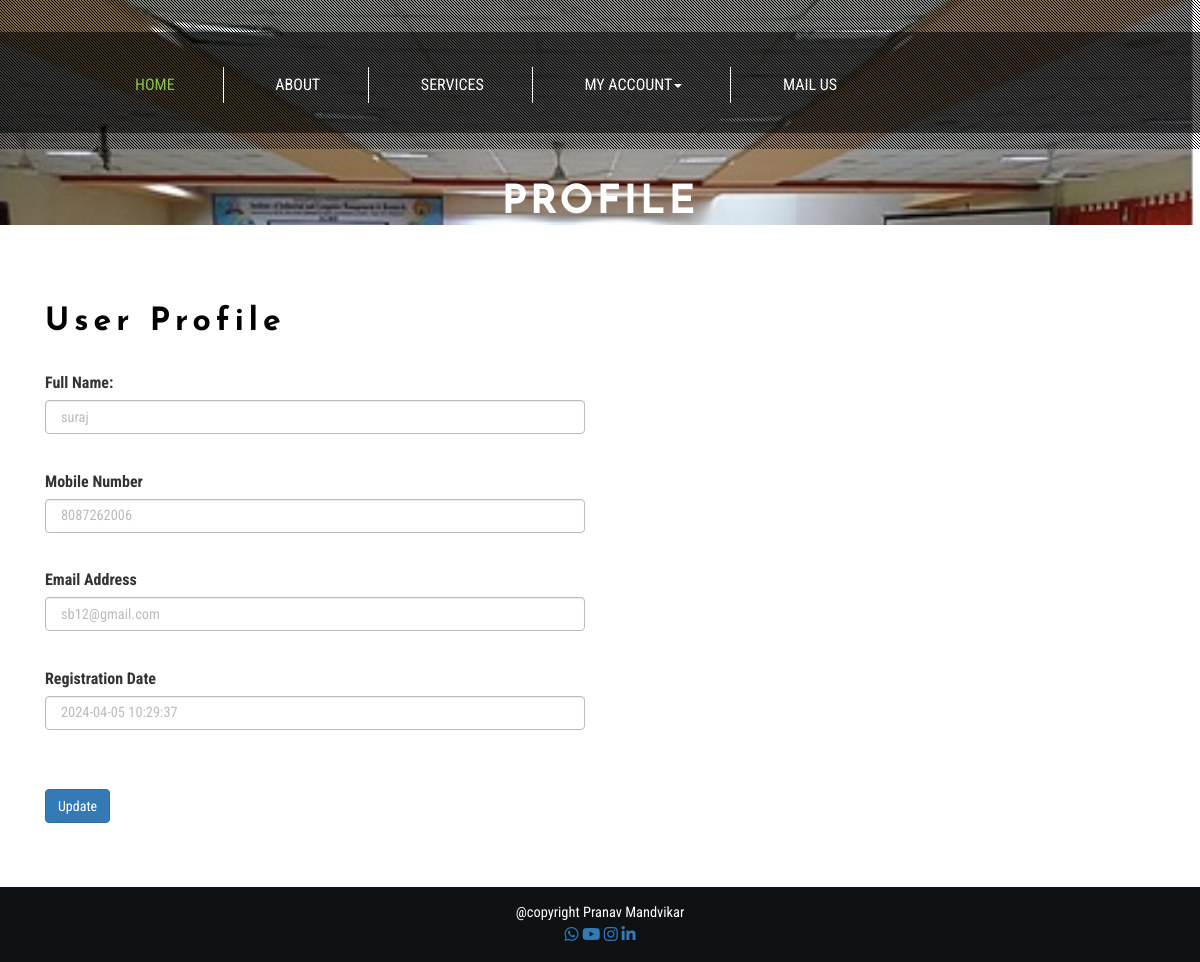
/obbs/profile.php (signed in), run on the app's committed database.
### tables this page shows
CREATE TABLE `tbluser` (
  `ID` int(10) NOT NULL,
  `FullName` varchar(200) DEFAULT NULL,
  `MobileNumber` bigint(10) DEFAULT NULL,
  `Email` varchar(200) DEFAULT NULL,
  `Password` varchar(200) DEFAULT NULL,
  `RegDate` timestamp NULL DEFAULT current_timestamp()
);

### obbs/profile.php (the view, shortened to what this page needs)
<?php
if (strlen($_SESSION['obbsuid']==0)) {
  header('location:logout.php');
  } else{
  ?>
<!DOCTYPE html>
<html lang="en">
<head>
<link href="css/bootstrap.css" rel="stylesheet" type="text/css" media="all" />
<link rel="stylesheet" href="css/style.css" type="text/css" media="all" />
<link href="css/font-awesome.css" rel="stylesheet">
</head>
<body>
	<div class="banner jarallax">
		<div class="agileinfo-dot">
			<?php include_once('includes/header.php');?>
			<div class="wthree-heading">
				<h2>Profile</h2>
			</div>
		</div>
	<div class="contact">
		<div class="container">
			<div class="agile-contact-form">
				<div class="col-md-6 contact-form-right">
					<div class="contact-form-top">
						<h3>User Profile </h3>
					</div>
					<div class="agileinfo-contact-form-grid">
						<form method="post">
							 <?php
$uid=$_SESSION['obbsuid'];
$sql="SELECT * from  tbluser where ID=:uid";
$query = $dbh -> prepare($sql);
$query->bindParam(':uid',$uid,PDO::PARAM_STR);
$query->execute();
$results=$query->fetchAll(PDO::FETCH_OBJ);
$cnt=1;
if($query->rowCount() > 0)
{
foreach($results as $row)
{               ?><div class="form-group row">
                                                <label class="col-form-label col-md-4">Full Name:</label>
                                    <div class="col-md-12">
                                        <input type="text" value="<?php  echo $row->FullName;?>" name="fname" maxlength="10" required="true" class="form-control" >
                                    </div></div>
                                                <div class="form-group row">
                                    <label class="col-form-label col-md-4">Mobile Number</label>
                                    <div class="col-md-12">
                                        <input type="text" name="mobno" class="form-control" required="true" maxlength="10" pattern="[0-9]+" value="<?php  echo $row->MobileNumber;?>">
                                    </div>
                                </div>
                                                 <div class="form-group row">
                                    <label class="col-form-label col-md-4">Email Address</label>
                                    <div class="col-md-12">
                                        <input type="email" class="form-control" value="<?php  echo $row->Email;?>" name="email" required="true" readonly title="Email can't be edit">
                                    </div>
                                </div>
                                                <div class="form-group row">
                                    <label class="col-form-label col-md-4">Registration Date</label>
                                    <div class="col-md-12">
                                        <input type="text" value="<?php  echo $row->RegDate;?>" class="form-control" name="password" readonly="true">
                                    </div>
                                </div><?php $cnt=$cnt+1;}} ?>
                                              <br>
                                                <div class="tp">
                                                     <button type="submit" class="btn btn-primary" name="submit">Update</button>
                                                </div>
                                            </form>
					</div>
				</div>
				<div class="clearfix"> </div>
			</div>
		</div>
	</div>
	<?php include_once('includes/footer.php');?>
</body>
</html><?php }  ?>

### obbs/css/style.css (style rules this page uses)
html, body { font-size: 100%; font-family: 'Roboto Condensed', sans-serif; }
body { background:#FFFFFF; }
.banner { background: url(../images/hall.jpg) no-repeat 0px 147px; background-size: cover; }
.agileinfo-dot { background: url(../images/dott.png)repeat 0px 0px; background-size: 3px; -webkit-background-size: 3px; -moz-background-size: 3px; -o-background-size: 3px; -ms-background-size: 3px; padding: 1em 0; }
.jarallax { position: relative; background-size: cover; background-repeat: no-repeat; background-position: 50% 50%; }
.banner-bottom,.services,.services-bottom,footer,.about-top,.agile-dot,.team,.gallery,.codes,.typography,.contact,.single { padding:4em 0; }
.agile-heading h3,.advantages-top h3,h2.agileits-icons-title, h3.agileits-icons-title,.w3layouts-contact-form-top h3,.contact-form-top h3,.w3agile-map h3,.agileits_three_comments h3, .w3_leave_comment h3 { color: #FFFFFF; font-size: 2em; letter-spacing: 5px; font-weight: 800; margin: 0; text-align: center; font-family: 'Josefin Sans', sans-serif; }
.wthree-heading { margin: 2em 0 1em; }
.wthree-heading h2 { color: #ffffff; font-size: 2.5em; text-align: center; margin: 0; letter-spacing: 3px; font-weight: 800; text-transform: uppercase; font-family: 'Josefin Sans', sans-serif; }
.w3layouts-contact-form-top h3,.contact-form-top h3,.w3agile-map h3 { color:#000000; text-align:left; }
.agileinfo-contact-form-grid { margin: 2em 0 0 0; }
.agileinfo-contact-form-grid input[type="text"],.agileinfo-contact-form-grid input[type="email"] { display: inline-block; background: none; border: 1.5px solid #BBBBBB; width: 100%; outline: none; padding: 10px 15px 10px 15px; font-size: .9em; color: #BBBBBB; margin-bottom: 1.5em; }
.agileinfo-contact-form-grid input[type="password"],.agileinfo-contact-form-grid input[type="email"] { display: inline-block; background: none; border: 1.5px solid #BBBBBB; width: 100%; outline: none; padding: 10px 15px 10px 15px; font-size: .9em; color: #BBBBBB; margin-bottom: 1.5em; }

### data on the page
tbluser: fname "suraj", mobno "8087262006", email "sb12@gmail.com", password "2024-04-05 10:29:37"
